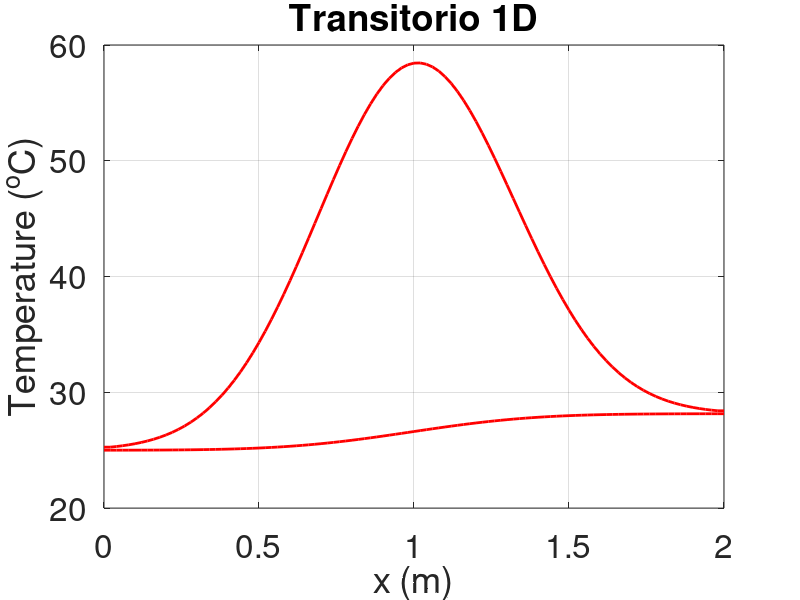
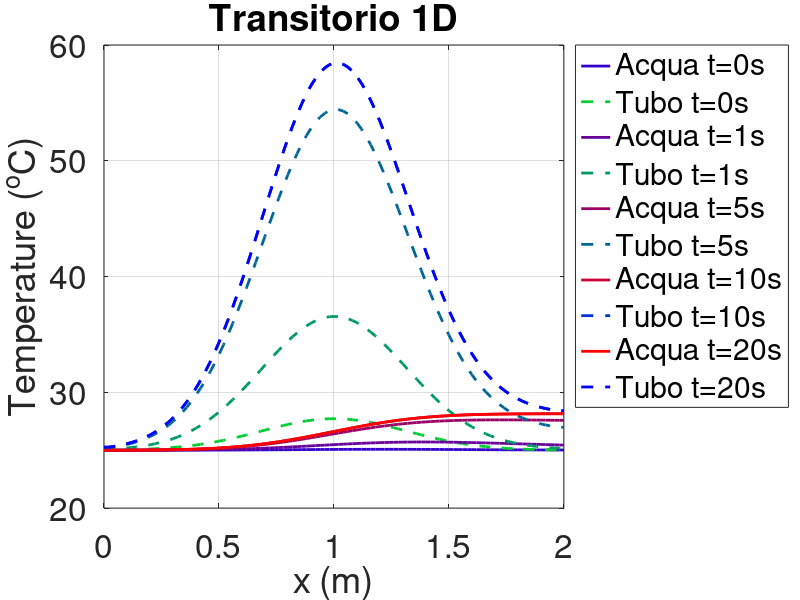

MATLAB code for these plots, in order:
clc; clear; close all;
%% dati
% geometrici
LL = 2;
DDint = 0.01;
tt = 1e-3;

surfint = pi*DDint^2/4; surfwa = surfint;
surfext = pi*((DDint/2+tt)^2-DDint^2/4); surfac = surfext;

Awet = pi*DDint*LL;

volint = surfint*LL; volwa = volint;
volext = surfext*LL; volac = volext;
voltot = volint+volext;

% fisici
q0 = 2e3;
qqq = @(x) (q0*exp(-5*(x-1).^2));
GG = 0.12;
rowa = 997;
cpwa = 4186;
roac = 7800;
cpac = 500;
kkac = 30;
hh = 2000;
T0 = 25;

uu = GG/surfint/rowa;

%% griglia x
dx = LL/100;
xx = (0:dx:LL)';
nn = length(xx);

%% griglia t
tend = 20;
dt = tend/100;
time = (0:dt:tend)';
mm = length(time);

timetoshow = [dt 1 5 10];
timeshowed = 0;

%% BE - upwind
% solofluido
%{
aa = uu*dt/dx;
qvetwa = qqq(xx)/surfint;
Tp = T0*ones(nn,1);

diag_iwa = (-aa)*ones(size(xx));
diag_pwa = (1+aa)*ones(size(xx));

AA = spdiags([diag_iwa,diag_pwa],[-1 0],nn,nn);
bb = dt*qvetwa/rowa/cpwa;

% --- BC ---
AA(1,1) = 1;
bb(1) = 0;

tol = 1e-10;
res = 1;
inst = 0;

while res > tol
    inst = inst+1;
    TT = AA\(Tp+bb);
    res = abs(TT(end)-Tp(end));
    Tp = TT;
    
    % plot(xx,TT)
    % drawnow
end
%}

% solo tubo
%{
aawa = uu*dt/dx;
betawa = hh*Awet/volint/(rowa*cpwa);
qvetwa = qqq(xx)/surfint;

alpha = kkac/roac/coac;
aaac = alpha*dt/dx^2;
betaac = hh*Awet/volext/(roac*coac);
qqqvetac = qqq(xx)/surfext;

diag_iwa = (-aawa)*ones(size(xx));
diag_pwa = (1+aawa)*ones(size(xx));
diag_iac = (-aaac)*ones(size(xx));
diag_pac = (1+2*aaac+betaac*dt)*ones(size(xx));
diag_sac = diag_iac;

AA = spdiags([diag_iac,diag_pac,diag_sac],[-1 0 1],nn,nn);
bb = (qqqvetac/roac/coac+betaac*T0)*dt;

% --- BC ---
AA(1,1) = 1; 
AA(1,2) = -1;

AA(end,end) = 1;
AA(end,end-1) = -1;

Tp = T0*ones(nn,1);
tol = 1e-5;
res = 1;
inst = 0;

while res>tol
    inst = inst+1;
    BB = Tp+bb;
    
    % --- BC ---
    BB(1) = 0;
    BB(end) = 0;
    
    TT = AA\BB;
    res = abs(max(TT)-max(Tp));
    Tp = TT;
    
    % plot(xx,TT)
    % drawnow
end
%}

% --- risistemo il dominio doppio ---
xxfull=ones(2*nn,1);
xxfull(1:2:end,1)=xx;
xxfull(2:2:end,1)=xx;

% --- proprietà utili per le diagonali ---
aawa = uu*dt/dx;
betawa = hh*Awet/(volwa*rowa*cpwa)*dt;

aaac = kkac/roac/cpac*dt/dx^2;
betaac = hh*Awet/(volac*roac*cpac)*dt;
qqqvetac = qqq(xx)/surfac*dt/(roac*cpac);

% --- diagonali primitive ---
% diag_iwa = (-aawa)*ones(size(xx));
% diag_pwa = (1+aawa)*ones(size(xx));
% diag_iac = (-aaac)*ones(size(xx));
% diag_pac = (1+2*aaac+betaac)*ones(size(xx));
% diag_sac = diag_iac;

% --- diagonali finali ---
%
diag_iifull(1:2:2*nn,1) = (-aaac)*ones(size(xx)); % tubo (i-2)
diag_iifull(2:2:2*nn,1) = (-aawa)*ones(size(xx)); % fluido (i-2)
diag_ifull(1:2:2*nn,1) = -betawa*ones(nn,1); % tubo (i-1) - ! -
diag_ifull(2:2:2*nn,1) = zeros(nn,1); % fluido (i-1) - ! -
diag_pfull(1:2:2*nn,1) = (1+2*aaac+betaac)*ones(size(xx)); % tubo (i)
diag_pfull(2:2:2*nn,1) = (1+aawa+betawa)*ones(size(xx)); % fluido (i)
diag_sfull(1:2:2*nn,1) = zeros(nn,1); % tubo (i+1) - ! -
diag_sfull(2:2:2*nn,1) = -betaac*ones(nn,1); % fluido (i+1) - ! -
diag_ssfull(1:2:2*nn,1) = (-aaac)*ones(size(xx)); % tubo (i+2)
diag_ssfull(2:2:2*nn,1) = zeros(nn,1); % fluido (i+2)
%}
%{
diag_iifull(1:2:2*nn,1) = (-aaac)*ones(size(xx));
diag_iifull(2:2:2*nn,1) = (-aawa)*ones(size(xx));
diag_ifull(1:2:2*nn,1) = -betawa*ones(nn,1); %okkio al conto di spdiags
diag_ifull(2:2:2*nn,1) = zeros(nn,1);
diag_pfull(1:2:2*nn,1) = (1+2*aaac+betaac)*ones(size(xx)); 
diag_pfull(2:2:2*nn,1) = (1+aawa)*ones(size(xx))+betawa;
diag_sfull(1:2:2*nn,1) = zeros(nn,1);
diag_sfull(2:2:2*nn,1) = -betaac*ones(nn,1); %okkio al conto di spdiags
diag_ssfull(1:2:2*nn,1) = (-aaac)*ones(size(xx));
diag_ssfull(2:2:2*nn,1) = zeros(nn,1);
%}
AA = spdiags([diag_iifull, diag_ifull, diag_pfull, diag_sfull ,diag_ssfull],-2:2,2*nn,2*nn);
bb(1:2:2*nn,1) = qqqvetac; % tubo (tn)
bb(2:2:2*nn,1) = zeros(nn,1); % fluido (tn)

% --- condizioni al contorno ---
%{
% tubo iniziale - neumann omogeneo
AA(1,1) = 1;
AA(1,3) = -1;
% bball(1) = 0; % va nel while
% AA(1,2) = 0; % non deve far casino ?

% tubo finale - neumann omogeneo
AA(end-1,end-1) = 1;
AA(end-1,end-3) = -1;
% bball(end) = 0; % va nel while
% AA(end,end) = 1 + aaac; % ???
% AA(end,end-2) = -aaac; % ???
% AA(end-1,end) = 0; % non deve far casino ?
% AA(end,end-1) = 0; % non deve far casino ?

% fluido - dirichlet
AA(2,2) = 1;
AA(2,4) = 0;
% bball(2,2) = T0; % va nel while
% AA(2,1) = 0; % non deve far casino ?
% AA(2,3) = 0; % non deve far casino ?
%}

% tubo iniziale - neumann omogeneo
AA(1,1) = 1;
AA(1,3) = -1;
AA(1,2) = 0;

% fluido iniziale - dirichlet
AA(2,1) = 0;
AA(2,2) = 1;

% tubo finale - neumann omogeneo
AA(end-1,end-1) = 1;
AA(end-1,end) = 0;
AA(end-1,end-3) = -1;

% --- ciclo ---
TTtoshowwa = zeros(nn,length(timetoshow));
TTtoshowac = zeros(nn,length(timetoshow));
TT = T0*ones(2*nn,1);
Tp = T0*ones(2*nn,1);
tol = 1e-4;
res = 1;
inst = 1;
iplot = 1;
while res > tol && inst < mm
    inst = inst+1;
    BB = Tp+bb;
    
    % --- condizioni al contorno ---
    % tubo iniziale - neumann omogeneo
    BB(1) = 0;
    
    % tubo finale - neumann omogeneo
    BB(end-1) = 0;
    
    % fluido iniziale - dirichlet
    BB(2) = T0;
    
    TT = AA\BB;
    TTac = TT(1:2:end,1);
    TTwa = TT(2:2:end,1);
    res = max(abs(max(TTac)-max(Tp(1:2:end))),(TTwa(end)-Tp(end)));
    Tp = TT;
    
    
    figure(1)
    plot(xx,[TTac TTwa],'-','Color',[inst/mm 0 1-inst/mm],'linewidth',2)
    grid on
    box on
    xlabel('x (m)')
    ylabel('Temperature (^oC)')
    set(gca,'fontsize',24)
    title('Transitorio 1D')
    ylim([20 60])
    xlim([0 LL])
    drawnow
    %}
    
    if time(inst) >= timetoshow(timeshowed + 1)
        if timeshowed < length(timetoshow)-1
            timeshowed = timeshowed + 1;
            TTtoshowwa(:,timeshowed) = TTwa;
            TTtoshowac(:,timeshowed) = TTac;
        else
            TTtoshowwa(:,timeshowed + 1) = TTwa;
            TTtoshowac(:,timeshowed + 1) = TTac;
        end
        
    end
end
timetoshow = [timetoshow time(end)];
% salvo steady state
timeshowed = timeshowed + 1;
TTtoshowwa(:,timeshowed + 1) = TTwa;
TTtoshowac(:,timeshowed + 1) = TTac;


figure
for inst = 1:timeshowed + 1
    plot(xx,TTtoshowwa(:,inst),'-','Color',[inst/length(timetoshow) 0 1-inst/length(timetoshow)],'linewidth',2,'DisplayName',['Acqua t=' int2str(timetoshow(inst)) 's'])
    hold on
    plot(xx,TTtoshowac(:,inst),'--','Color',[0 1-inst/length(timetoshow) inst/length(timetoshow)],'linewidth',2,'DisplayName',['Tubo t=' int2str(timetoshow(inst)) 's'])
    hold on
end
legend('location','northeastoutside')
grid on
box on
xlabel('x (m)')
ylabel('Temperature (^oC)')
set(gca,'fontsize',24)
title('Transitorio 1D')
ylim([20 60])